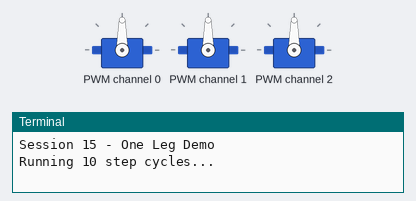
This program was run on a simulated Raspberry Pi (BCM pin numbers). Parts: 3 × servo, the last lines printed to the terminal. At 34.4 s the program stops and its outputs stay as they are.

Above: at 0.05 s.
At 1.4 s:
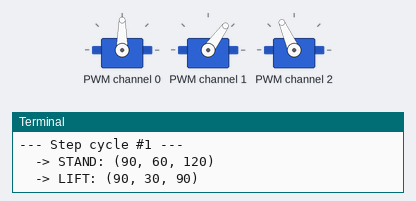
At 1.65 s:
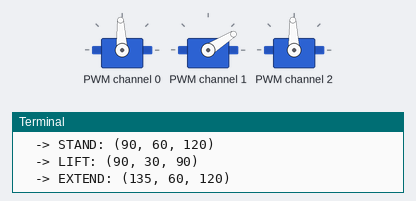
At 2.05 s:
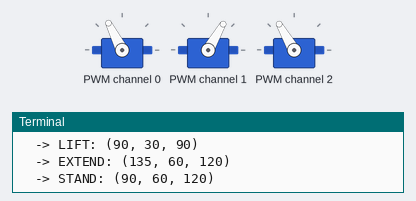
At 2.45 s:
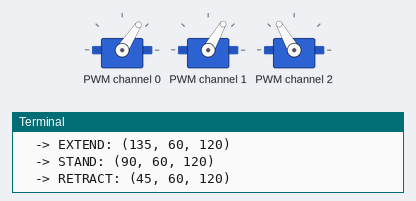
At 3.3 s:
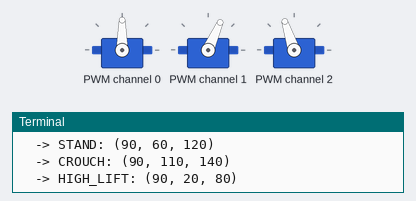
Timing chart, 0 to 7.7 s (numbered marks = the images above):
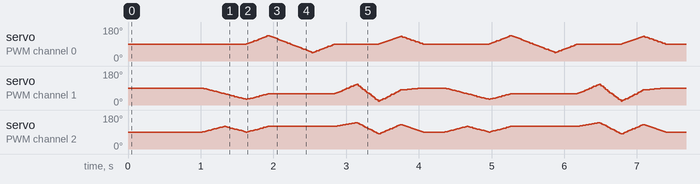

The program:

main.py
```python
#!/usr/bin/env python3

import time
from adafruit_servokit import ServoKit
from leg import HexLeg

kit = ServoKit(channels=16)

leg0 = HexLeg(
    kit,
    hip_ch=0,
    fem_ch=1,
    tib_ch=2
)

STEP_CYCLE = [
    ("STAND",       HexLeg.STAND),
    ("LIFT",        HexLeg.LIFT),
    ("EXTEND",      HexLeg.EXTEND),
    ("STAND",       HexLeg.STAND),
    ("RETRACT",     HexLeg.RETRACT),
    ("STAND",       HexLeg.STAND),

    # Custom positions
    ("CROUCH",      HexLeg.CROUCH),
    ("HIGH_LIFT",   HexLeg.HIGH_LIFT),
    ("FORWARD_LOW", HexLeg.FORWARD_LOW),
    ("HOME",        HexLeg.HOME),
]

STEP_COUNT = 10

print("Session 15 - One Leg Demo")
print(f"Running {STEP_COUNT} step cycles...")

try:
    # Safe start
    leg0.move_to(HexLeg.HOME)
    time.sleep(1)

    start_time = time.perf_counter()

    for rep in range(1, STEP_COUNT + 1):
        print(f"\n--- Step cycle #{rep} ---")

        for name, pos in STEP_CYCLE:
            print(f"  -> {name}: {pos}")
            leg0.smooth_to(pos, steps=25, delay=0.012)

        time.sleep(0.3)

    end_time = time.perf_counter()

    total_time = end_time - start_time
    avg_cycle = total_time / STEP_COUNT
    cycles_per_minute = 60 / avg_cycle

    print("\nPerformance Results")
    print(f"Total time: {total_time:.2f} seconds")
    print(f"Average cycle time: {avg_cycle:.2f} seconds")
    print(f"Cycles per minute: {cycles_per_minute:.2f}")

except KeyboardInterrupt:
    print("\nStopped by user.")

finally:
    leg0.move_to(HexLeg.HOME)
    print("Returned to HOME. Safe to power off.")
```

leg.py
```python
import time

class HexLeg:
    # Angle presets (hip, femur, tibia)
    HOME    = (90, 90, 90)
    STAND   = (90, 60, 120)
    LIFT    = (90, 30, 90)
    EXTEND  = (135, 60, 120)
    RETRACT = (45, 60, 120)

    # Custom positions
    CROUCH      = (90, 110, 140)
    HIGH_LIFT   = (90, 20, 80)
    FORWARD_LOW = (130, 80, 130)

    def __init__(self, kit, hip_ch, fem_ch, tib_ch):
        self.kit = kit
        self.channels = (hip_ch, fem_ch, tib_ch)

        for ch in self.channels:
            self.kit.servo[ch].set_pulse_width_range(500, 2500)

        self.move_to(self.HOME)

    def move_to(self, position, delay=0.01):
        hip, femur, tibia = position

        self.kit.servo[self.channels[0]].angle = hip
        self.kit.servo[self.channels[1]].angle = femur
        self.kit.servo[self.channels[2]].angle = tibia

        time.sleep(delay)

    def smooth_to(self, target, steps=20, delay=0.01):
        current = tuple(
            self.kit.servo[ch].angle
            for ch in self.channels
        )

        for step in range(1, steps + 1):
            t = step / steps

            angles = tuple(
                int(current[i] + (target[i] - current[i]) * t)
                for i in range(3)
            )

            self.move_to(angles, delay)
```

Measured:
- by itself, servo on PWM channel 0: moves between 45° and 135°, repeating every 3.3 s
